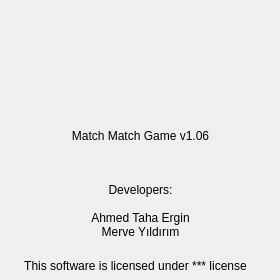
<?xml version="1.0" encoding="UTF-8"?>
<ui version="4.0">
 <class>AboutWindow</class>
 <widget class="QDialog" name="AboutWindow">
  <property name="geometry">
   <rect>
    <x>0</x>
    <y>0</y>
    <width>280</width>
    <height>280</height>
   </rect>
  </property>
  <property name="minimumSize">
   <size>
    <width>280</width>
    <height>280</height>
   </size>
  </property>
  <property name="maximumSize">
   <size>
    <width>280</width>
    <height>280</height>
   </size>
  </property>
  <property name="cursor">
   <cursorShape>ArrowCursor</cursorShape>
  </property>
  <property name="windowTitle">
   <string>About</string>
  </property>
  <widget class="QLabel" name="logo">
   <property name="geometry">
    <rect>
     <x>90</x>
     <y>20</y>
     <width>101</width>
     <height>101</height>
    </rect>
   </property>
   <property name="text">
    <string/>
   </property>
   <property name="pixmap">
    <pixmap resource="../../resources.qrc">:/matchmatch_icon_original.png</pixmap>
   </property>
   <property name="scaledContents">
    <bool>true</bool>
   </property>
  </widget>
  <widget class="QLabel" name="devs">
   <property name="geometry">
    <rect>
     <x>60</x>
     <y>180</y>
     <width>161</width>
     <height>61</height>
    </rect>
   </property>
   <property name="text">
    <string>Developers:

Ahmed Taha Ergin
Merve Yıldırım</string>
   </property>
   <property name="alignment">
    <set>Qt::AlignCenter</set>
   </property>
  </widget>
  <widget class="QLabel" name="game_name">
   <property name="geometry">
    <rect>
     <x>60</x>
     <y>120</y>
     <width>161</width>
     <height>31</height>
    </rect>
   </property>
   <property name="text">
    <string>Match Match Game v1.06</string>
   </property>
   <property name="textFormat">
    <enum>Qt::AutoText</enum>
   </property>
   <property name="alignment">
    <set>Qt::AlignCenter</set>
   </property>
  </widget>
  <widget class="QLabel" name="label">
   <property name="geometry">
    <rect>
     <x>10</x>
     <y>250</y>
     <width>251</width>
     <height>31</height>
    </rect>
   </property>
   <property name="text">
    <string>This software is licensed under *** license</string>
   </property>
   <property name="alignment">
    <set>Qt::AlignCenter</set>
   </property>
  </widget>
  <widget class="QLabel" name="build_date_time">
   <property name="geometry">
    <rect>
     <x>20</x>
     <y>150</y>
     <width>241</width>
     <height>21</height>
    </rect>
   </property>
   <property name="text">
    <string/>
   </property>
   <property name="alignment">
    <set>Qt::AlignCenter</set>
   </property>
  </widget>
 </widget>
 <resources>
  <include location="../../resources.qrc"/>
 </resources>
 <connections/>
</ui>
